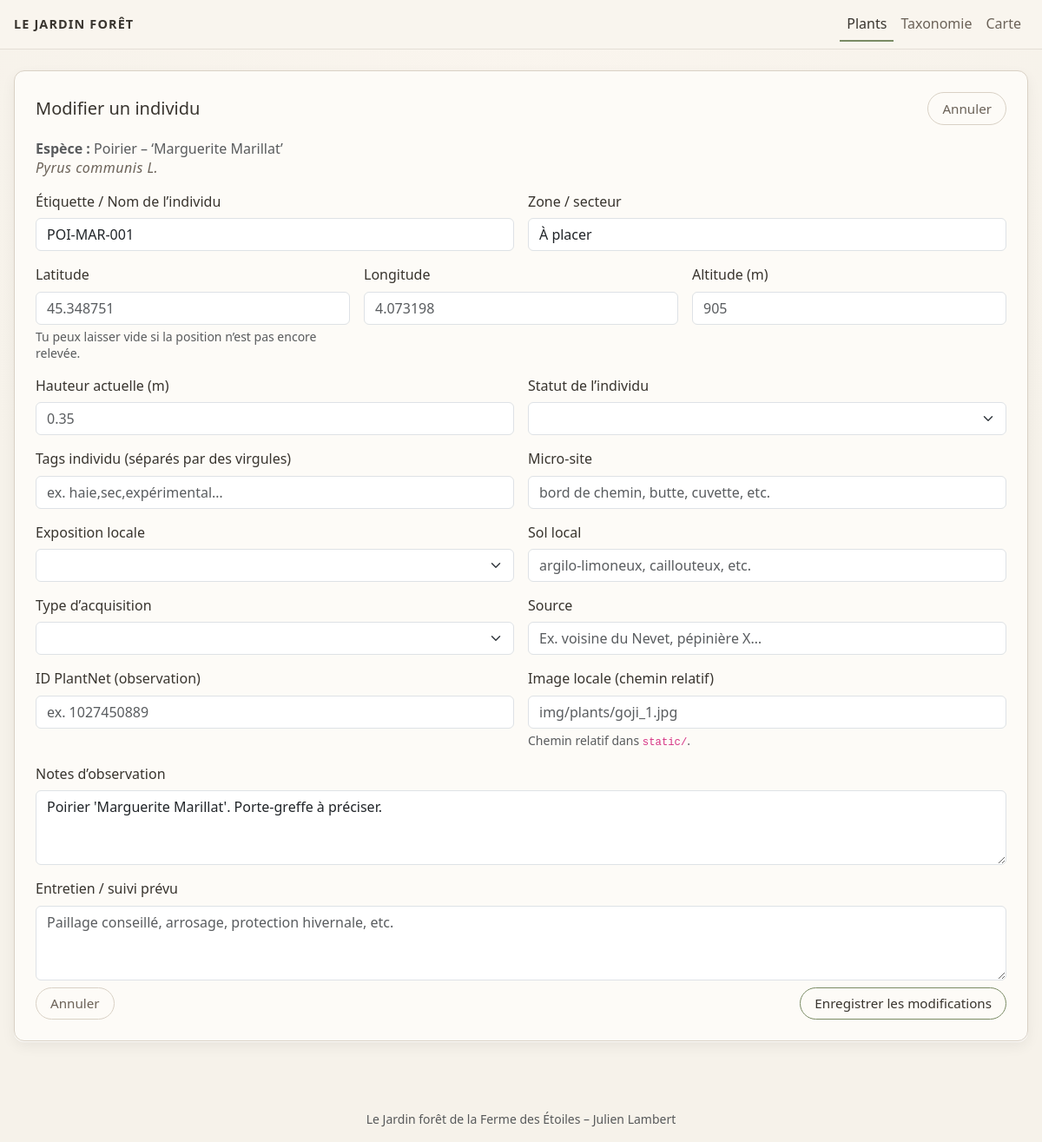
The page /plants/3/edit on the database as committed earlier.
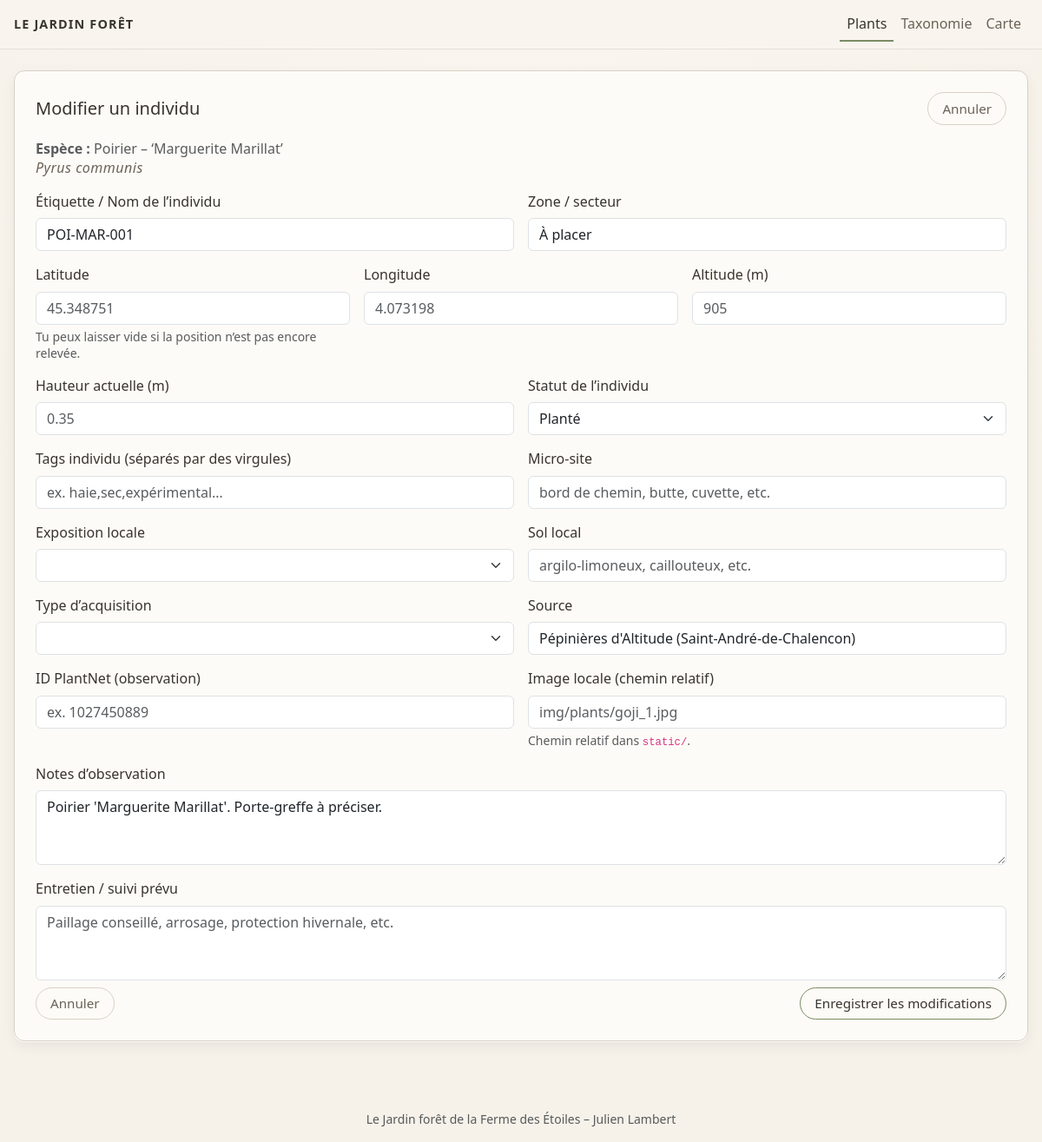
The same page on the database as committed later.
### tables this page shows
CREATE TABLE species (
    id INTEGER PRIMARY KEY AUTOINCREMENT,
    common_name TEXT NOT NULL,
    variety_name TEXT,
    latin_name TEXT,
    family TEXT,
    genus TEXT,
    strata TEXT,
    tags TEXT,
    notes TEXT
, image_url TEXT, origin TEXT, plant_type TEXT, morphology TEXT, culture TEXT, uses TEXT, melliferous_level TEXT, ornamental_interest TEXT, lifespan_min INTEGER, lifespan_max INTEGER, height_min REAL, height_max REAL);

CREATE TABLE plants (
    id INTEGER PRIMARY KEY AUTOINCREMENT,
    species_id INTEGER NOT NULL,
    label TEXT,
    lat REAL,
    lon REAL,
    zone TEXT,
    planted_at DATE,
    notes TEXT, image_local TEXT, altitude REAL, tags TEXT, micro_site TEXT, exposure_local TEXT, soil_local TEXT, height_current REAL, acquisition_type TEXT, acquisition_source TEXT, plantnet_obs_id TEXT, status TEXT, care_notes TEXT, old_label TEXT, rootstock TEXT DEFAULT NULL,
    FOREIGN KEY (species_id) REFERENCES species(id)
);

### app.py (the view, shortened to what this page needs)
@app.route("/plants/<int:plant_id>/edit", methods=["GET", "POST"])
def plant_edit(plant_id):
    db = get_db()
    plant = db.execute(
        """
        SELECT
            plants.*,
            species.common_name,
            species.variety_name,
            species.latin_name
        FROM plants
        JOIN species ON plants.species_id = species.id
        WHERE plants.id = ?
        """,
        (plant_id,),
    ).fetchone()
    if plant is None:
        return "Individu introuvable", 404
    return render_template("plant_form.html", plant=plant)

### app.py (called while the page is built)
def get_db():
    if "db" not in g:
        g.db = sqlite3.connect(DB_PATH)
        g.db.row_factory = sqlite3.Row  # accès par nom de colonne
    return g.db

### templates/plant_form.html (shortened to what this page needs)
{% extends "base.html" %}
{% block content %}
<div class="shadow-soft p-3 p-md-4">
  <div class="d-flex justify-content-between align-items-center mb-3">
    <h1 class="h5 mb-0">Modifier un individu</h1>
    <a href="{{ url_for('plant_detail', plant_id=plant['id']) }}" class="btn btn-outline btn-sm">
      Annuler
    </a>
  </div>
  <p class="mb-3 text-muted">
    <strong>Espèce :</strong>
    {{ plant['common_name'] }}
    {% if plant['variety_name'] %}
      – ‘{{ plant['variety_name'] }}’
    {% endif %}
    {% if plant['latin_name'] %}
      <br><span class="latin">{{ plant['latin_name'] }}</span>
    {% endif %}
  </p>
  <form method="post" class="row g-3">
    <div class="col-md-6">
      <label for="label" class="form-label">Étiquette / Nom de l’individu</label>
      <input
        type="text"
        name="label"
        id="label"
        class="form-control"
        value="{{ plant['label'] or '' }}"
        placeholder="Ex. GOJ-001, Poirier nord, Noyer sud…"
      >
    </div>
    <div class="col-md-6">
      <label for="zone" class="form-label">Zone / secteur</label>
      <input
        type="text"
        name="zone"
        id="zone"
        class="form-control"
        value="{{ plant['zone'] or '' }}"
        placeholder="Ex. A1, verger haut, haie est..."
      >
    </div>
    <div class="col-md-4">
      <label for="lat" class="form-label">Latitude</label>
      <input
        type="text"
        name="lat"
        id="lat"
        class="form-control"
        value="{{ plant['lat'] if plant['lat'] is not none else '' }}"
        placeholder="45.348751"
      >
      <div class="form-text">
        Tu peux laisser vide si la position n’est pas encore relevée.
      </div>
    </div>
    <div class="col-md-4">
      <label for="lon" class="form-label">Longitude</label>
      <input
        type="text"
        name="lon"
        id="lon"
        class="form-control"
        value="{{ plant['lon'] if plant['lon'] is not none else '' }}"
        placeholder="4.073198"
      >
    </div>
    <div class="col-md-4">
      <label for="altitude" class="form-label">Altitude (m)</label>
      <input
        type="text"
        name="altitude"
        id="altitude"
        class="form-control"
        value="{{ plant['altitude'] if plant['altitude'] is not none else '' }}"
        placeholder="905"
      >
    </div>
    <div class="col-md-6">
      <label for="height_current" class="form-label">Hauteur actuelle (m)</label>
      <input
        type="text"
        name="height_current"
        id="height_current"
        class="form-control"
        value="{{ plant['height_current'] if plant['height_current'] is not none else '' }}"
        placeholder="0.35"
      >
    </div>
    <div class="col-md-6">
      <label for="status" class="form-label">Statut de l’individu</label>
      {% set st = plant['status'] or '' %}
      <select name="status" id="status" class="form-select">
        <option value=""></option>
        {% for val,label in [
          ('planifié','Planifié'),
          ('planté','Planté'),
          ('en pépinière','En pépinière'),
          ('malade','Malade'),
          ('mort','Mort'),
          ('à déplacer','À déplacer')
        ] %}
          <option value="{{ val }}" {% if st == val %}selected{% endif %}>{{ label }}</option>
        {% endfor %}
      </select>
    </div>
    <div class="col-md-6">
      <label for="tags" class="form-label">Tags individu (séparés par des virgules)</label>
      <input
        type="text"
        name="tags"
        id="tags"
        class="form-control"
        value="{{ plant['tags'] or '' }}"
        placeholder="ex. haie,sec,expérimental…"
      >
    </div>
    <div class="col-md-6">
      <label for="micro_site" class="form-label">Micro-site</label>
      <input
        type="text"
        name="micro_site"
        id="micro_site"
        class="form-control"
        value="{{ plant['micro_site'] or '' }}"
        placeholder="bord de chemin, butte, cuvette, etc."
      >
    </div>
    <div class="col-md-6">
      <label for="exposure_local" class="form-label">Exposition locale</label>
      {% set ex = plant['exposure_local'] or '' %}
      <select name="exposure_local" id="exposure_local" class="form-select">
        <option value=""></option>
        {% for val,label in [
          ('soleil','Plein soleil'),
          ('mi-ombre','Mi-ombre'),
          ('ombre','Ombre'),
          ('ombre légère','Ombre légère')
        ] %}
          <option value="{{ val }}" {% if ex == val %}selected{% endif %}>{{ label }}</option>
        {% endfor %}
      </select>
    </div>
    <div class="col-md-6">
      <label for="soil_local" class="form-label">Sol local</label>
      <input
        type="text"
        name="soil_local"
        id="soil_local"
        class="form-control"
        value="{{ plant['soil_local'] or '' }}"
        placeholder="argilo-limoneux, caillouteux, etc."
      >
    </div>
    <div class="col-md-6">
      <label for="acquisition_type" class="form-label">Type d’acquisition</label>
      {% set atype = plant['acquisition_type'] or '' %}
      <select name="acquisition_type" id="acquisition_type" class="form-select">
        <option value=""></option>
        {% for val,label in [
          ('achat','Achat'),
          ('don','Don'),
          ('échange','Échange'),
          ('semis','Semis'),
          ('bouture','Bouture'),
          ('greffe','Greffe'),
          ('repiquage','Repiquage / transplantation'),
          ('autre','Autre')
        ] %}
          <option value="{{ val }}" {% if atype == val %}selected{% endif %}>{{ label }}</option>
        {% endfor %}
      </select>
    </div>
    <div class="col-md-6">
      <label for="acquisition_source" class="form-label">Source</label>
      <input
        type="text"
        name="acquisition_source"
        id="acquisition_source"
        class="form-control"
        value="{{ plant['acquisition_source'] or '' }}"
        placeholder="Ex. voisine du Nevet, pépinière X…"
      >
    </div>
    <div class="col-md-6">
      <label for="plantnet_obs_id" class="form-label">ID PlantNet (observation)</label>
      <input
        type="text"
        name="plantnet_obs_id"
        id="plantnet_obs_id"
        class="form-control"
        value="{{ plant['plantnet_obs_id'] or '' }}"
        placeholder="ex. 1027450889"
      >
    </div>
    <div class="col-md-6">
      <label for="image_local" class="form-label">Image locale (chemin relatif)</label>
      <input
        type="text"
        name="image_local"
        id="image_local"
        class="form-control"
        value="{{ plant['image_local'] or '' }}"
        placeholder="img/plants/goji_1.jpg"
      >
      <div class="form-text">
        Chemin relatif dans <code>static/</code>.
      </div>
    </div>
    <div class="col-12">
      <label for="notes" class="form-label">Notes d’observation</label>
      <textarea
        name="notes"
        id="notes"
        rows="3"
        class="form-control"
        placeholder="Remarques, vigueur, aspect du feuillage, etc."
      >{{ plant['notes'] or '' }}</textarea>
    </div>
    <div class="col-12">
      <label for="care_notes" class="form-label">Entretien / suivi prévu</label>
      <textarea
        name="care_notes"
        id="care_notes"
        rows="3"
        class="form-control"
        placeholder="Paillage conseillé, arrosage, protection hivernale, etc."
      >{{ plant['care_notes'] or '' }}</textarea>
    </div>
    <div class="col-12 d-flex justify-content-between align-items-center mt-2">
      <a href="{{ url_for('plant_detail', plant_id=plant['id']) }}" class="btn btn-outline">
        Annuler
      </a>
      <button type="submit" class="btn btn-primary">
        Enregistrer les modifications
      </button>
    </div>
  </form>
</div>
{% endblock %}

### templates/base.html (shortened to what this page needs)
<!DOCTYPE html>
<html lang="fr">
<head>
  <link
    href="https://cdn.jsdelivr.net/npm/bootstrap@5.3.3/dist/css/bootstrap.min.css"
    rel="stylesheet"
  >
  <link rel="stylesheet" href="{{ url_for('static', filename='style.css') }}">
</head>
<body>
<nav class="navbar navbar-expand-lg navbar-light navbar-main sticky-top">
  <div class="container-fluid">
    <a class="navbar-brand" href="{{ url_for('home') }}">LE JARDIN FORÊT</a>
    <div class="collapse navbar-collapse justify-content-end" id="mainNav">
      <ul class="navbar-nav">
        <li class="nav-item">
          <a class="nav-link {% if request.path.startswith('/plants') %}active{% endif %}"
             href="{{ url_for('plants') }}">
            Plants
          </a>
        </li>
        <li class="nav-item">
          <a class="nav-link {% if request.path.startswith('/species') %}active{% endif %}"
             href="{{ url_for('species_list') }}">
            Taxonomie
          </a>
        </li>
        <li class="nav-item">
          <a class="nav-link {% if request.path.startswith('/map') %}active{% endif %}"
             href="{{ url_for('garden_map') }}">
            Carte
          </a>
        </li>
      </ul>
    </div>
  </div>
</nav>
<main class="container">
  {% block content %}{% endblock %}
</main>
<footer class="text-center text-muted mt-4 mb-3 small">
  Le Jardin forêt de la Ferme des Étoiles – Julien Lambert
</footer>
</body>
</html>

### static/style.css (style rules this page uses)
:root { --paper: #f6f2ea; --paper-deep: #e6dfd2; --card-bg: #fdfbf7; --ink: #38342e; --ink-soft: #6b6258; --green-fern: #556b2f; --green-soft: #cfd7c6; --green-line: #7a8b64; --brown-ink: #7b5e4a; --brown-soft: #b09580; --border-soft: #d9d1c5; }
body { min-height: 100vh; background: radial-gradient(circle at top, #faf5ee 0, var(--paper) 55%); color: var(--ink); font-family: system-ui, -apple-system, "Segoe UI", Roboto, sans-serif; font-size: 16px; line-height: 1.4; }
.container, .container-fluid { max-width: 1280px; padding-left: 1rem; padding-right: 1rem; }
a { color: var(--green-fern); }
.navbar-brand { font-weight: 600; letter-spacing: 0.06em; text-transform: uppercase; font-size: 0.95rem; color: var(--ink); }
.nav-link { font-weight: 500; font-size: 1rem; color: var(--ink-soft) !important; }
.nav-link.active { color: var(--ink) !important; border-bottom: 2px solid var(--green-line); }
.btn { border-radius: 999px; font-size: 0.95rem; padding: 0.4rem 1rem; }
.btn-primary, .btn-success { background-color: transparent; border: 1px solid var(--green-line); color: var(--ink); }
.btn-outline { background-color: transparent; border: 1px solid var(--border-soft); color: var(--ink-soft); }
.shadow-soft { background-color: var(--card-bg); border-radius: 0.75rem; border: 1px solid var(--border-soft); box-shadow: 0 1px 0 rgba(255, 255, 255, 0.8), 0 6px 16px rgba(0, 0, 0, 0.06); }
.latin { letter-spacing: 0.03em; color: var(--ink-soft); font-style: italic; font-size: 1rem; }

### templates/base.html (style rules this page uses)
body { background-color: #f6f2ea; }
.navbar-main { background-color: #f9f5ee; border-bottom: 1px solid rgba(145,132,115,0.20); }
.navbar-brand { letter-spacing: 0.08em; font-size: 0.9rem; text-transform: uppercase; font-weight: 600; }
main.container { padding-top: 1.5rem; padding-bottom: 3.5rem; }

Rows that differ between the two databases and show on the page:
changed species "Poirier": latin_name "Pyrus communis L." → "Pyrus communis"
changed plants "POI-MAR-001": status (not shown) → "Planté"; acquisition_source (not shown) → "Pépinières d'Altitude (Saint-André-de-Chalencon)"
